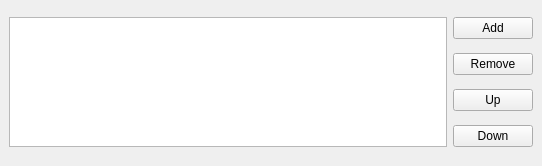
<?xml version="1.0" encoding="UTF-8"?>
<ui version="4.0">
 <class>MainWindow</class>
 <widget class="QMainWindow" name="MainWindow">
  <property name="windowModality">
   <enum>Qt::WindowModal</enum>
  </property>
  <property name="geometry">
   <rect>
    <x>0</x>
    <y>0</y>
    <width>542</width>
    <height>166</height>
   </rect>
  </property>
  <property name="windowTitle">
   <string>MainWindow</string>
  </property>
  <widget class="QWidget" name="centralwidget">
   <layout class="QGridLayout" name="gridLayout">
    <item row="0" column="1">
     <widget class="QPushButton" name="btn_add">
      <property name="text">
       <string>Add</string>
      </property>
     </widget>
    </item>
    <item row="1" column="1">
     <widget class="QPushButton" name="btn_remove">
      <property name="text">
       <string>Remove</string>
      </property>
     </widget>
    </item>
    <item row="2" column="1">
     <widget class="QPushButton" name="btn_up">
      <property name="text">
       <string>Up</string>
      </property>
     </widget>
    </item>
    <item row="3" column="1">
     <widget class="QPushButton" name="btn_down">
      <property name="text">
       <string>Down</string>
      </property>
     </widget>
    </item>
    <item row="0" column="0" rowspan="4">
     <widget class="QListView" name="list_path"/>
    </item>
   </layout>
  </widget>
 </widget>
 <resources/>
 <connections/>
</ui>
